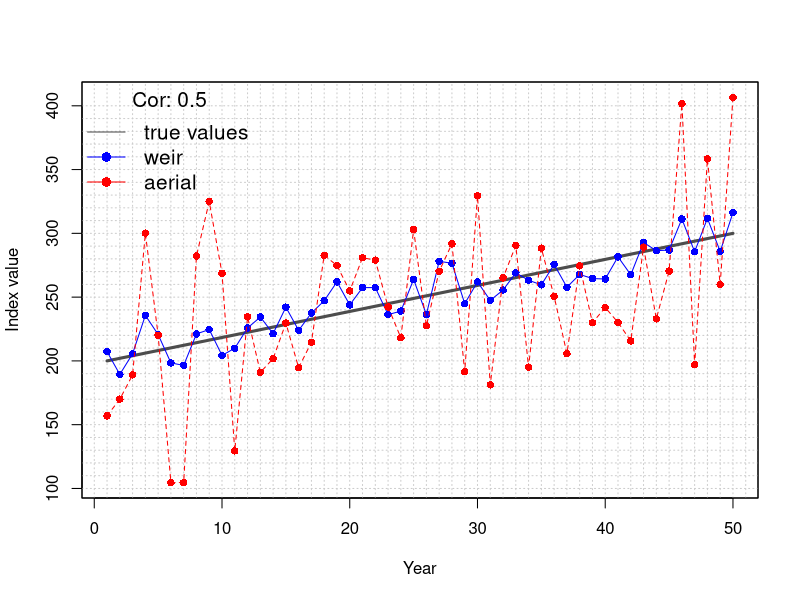

Generate this figure with R:


# variables: weir and aerial survey standard
# deviations, the correlation between the surveys
# and the number of samples
# 



sd_weir <- 10
sd_aerial <- 50
cor_wa <- 0.5
n <- 50



library(mvtnorm)

# get the covariance matrix
crmat <- matrix(c(1,cor_wa,cor_wa,1), nrow=2, ncol=2)
sds <- c(sd_weir, sd_aerial)
cvmat <- crmat
cvmat <- crmat * prod(sds)
diag(cvmat) <- sds^2

# the mean values
x0 <- matrix(rep(seq(200, 300, length.out=n),2), ncol=2)

# get the deviations from the mean
x1 <- rmvnorm(n, mean=c(0, 0), sigma=cvmat)

# new trend for the indices
x2 <- x1 + x0

# graph paper setup
hl <- seq(100, 400, 10)
vl <- seq(-10, n+0.1*n, 1)

# plot the true mean and the deviations
# for both the surveys
plot(x0[,1], type='n', ylim=range(x0,x2),
     xlab='Year', ylab='Index value')
abline(h=hl, v=vl, lty=3, col='gray80')
lines(x0[,1], type='l', ylim=range(x0,x2),
      lwd=3, col='gray30')
matplot(x2, type='o', add=TRUE, pch=16,
        col=c('blue', 'red'))
box()

legend('topleft', pch=c(NA, 16, 16), lty=1,
       col=c('gray30', 'blue', 'red'),
       legend=c('true values', 'weir', 'aerial'),
       bty='n', cex=1.25, title=paste('Cor:', cor_wa))


# correlation of deviations
print(cor(x1))

# observed correlation with trend
print(cor(x2))






